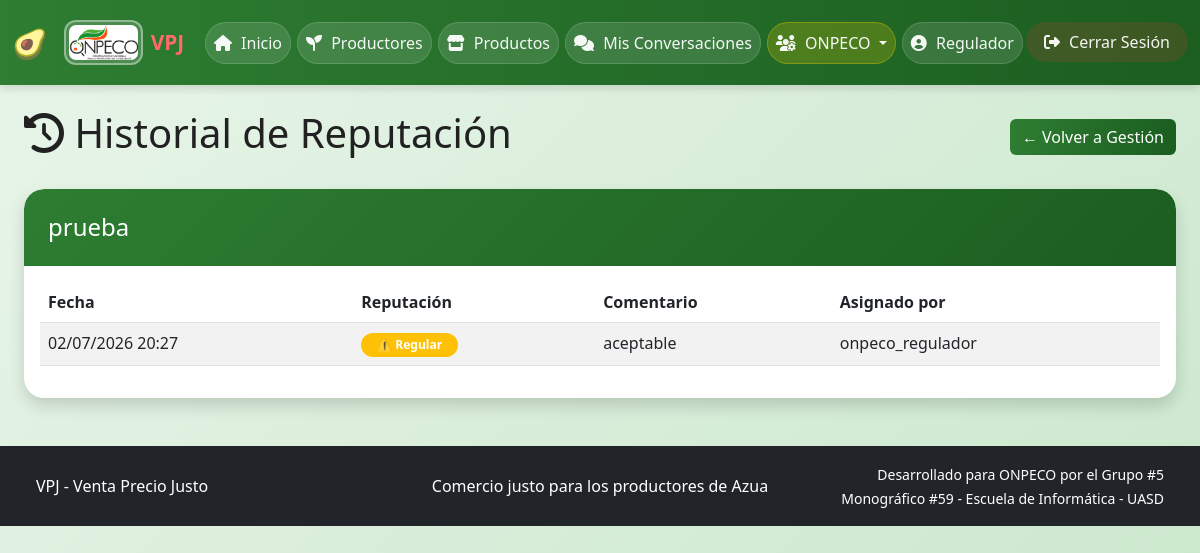
/denuncias/historial-reputacion/2/ (signed in), run on the app's committed database.
### apps/users/models.py (models this page shows, shortened)
class User(AbstractUser):
    ROLES = (
        ('productor', 'Productor'),
        ('consumidor', 'Consumidor'),
        ('suplidor', 'Suplidor'),
        ('regulador', 'Regulador'),
        ('acopio', 'Centro de Acopio'),
    )
    NIVELES_REPUTACION = (
        ('excelente', '🌟 Excelente - Productor ejemplar'),
        ('bueno', '👍 Bueno - Cumple con lo pactado'),
        ('regular', '⚠️ Regular - Presenta quejas ocasionales'),
        ('malo', '👎 Malo - Múltiples quejas justificadas'),
        ('critico', '🚨 Crítico - Riesgo para consumidores'),
    )
    role = models.CharField(
        max_length=20,
        choices=ROLES,
        default='consumidor',
        help_text="Rol del usuario en el sistema VPJ"
    )
    phone = models.CharField(
        max_length=15,
        blank=True,
        null=True,
        help_text="Número de teléfono del usuario"
    )
    address = models.TextField(
        blank=True,
        null=True,
        help_text="Dirección física del usuario o negocio"
    )
    business_name = models.CharField(
        max_length=100,
        blank=True,
        null=True,
        help_text="Nombre del negocio o finca (para productores/suplidores)"
    )
    is_approved = models.BooleanField(
        default=False,
        help_text="Indica si el productor/suplidor ha sido aprobado por ONPECO"
    )
    is_profile_public = models.BooleanField(
        default=True,
        help_text="Si es True, el perfil público es visible para todos. Si es False, solo el productor y ONPECO pueden verlo."
    )
    reputacion_actual = models.CharField(
        max_length=20,
        choices=NIVELES_REPUTACION,
        default='bueno',
        blank=True,
        null=True,
        help_text="Nivel de reputación asignado por ONPECO"
    )
    must_change_password = models.BooleanField(
        default=False,
        help_text="Indica si el usuario debe cambiar su contraseña al iniciar sesión (contraseña temporal)"
    )

### apps/complaints/models.py (models this page shows, shortened)
class Reputacion(models.Model):
    NIVELES_REPUTACION = (
        ('excelente', '🌟 Excelente - Productor ejemplar'),
        ('bueno', '👍 Bueno - Cumple con lo pactado'),
        ('regular', '⚠️ Regular - Presenta quejas ocasionales'),
        ('malo', '👎 Malo - Múltiples quejas justificadas'),
        ('critico', '🚨 Crítico - Riesgo para consumidores'),
    )
    productor = models.ForeignKey(
        settings.AUTH_USER_MODEL,
        on_delete=models.CASCADE,
        related_name='reputacion_registros',
        limit_choices_to={'role': 'productor'},
        help_text="Productor o suplidor al que se le asigna la reputación"
    )
    nivel = models.CharField(
        max_length=20,
        choices=NIVELES_REPUTACION,
        default='bueno',
        help_text="Nivel de reputación asignado por ONPECO"
    )
    comentario = models.TextField(
        help_text="Justificación detallada del nivel asignado por ONPECO"
    )
    creado_por = models.ForeignKey(
        settings.AUTH_USER_MODEL,
        on_delete=models.SET_NULL,
        null=True,
        related_name='reputaciones_asignadas',
        help_text="Usuario de ONPECO que asignó la reputación"
    )
    created_at = models.DateTimeField(
        auto_now_add=True,
        help_text="Fecha y hora de asignación de la reputación"
    )
    updated_at = models.DateTimeField(
        auto_now=True,
        help_text="Fecha y hora de la última actualización de la reputación"
    )
    class Meta:
        verbose_name = 'Reputación'
        verbose_name_plural = 'Reputaciones'
        ordering = ['-created_at']

### apps/complaints/views.py (the view)
# urls.py: path('historial-reputacion/<int:user_id>/', views.historial_reputacion, name='historial_reputacion'),
@onpeco_required
def historial_reputacion(request, user_id):
    usuario_reputacion = get_object_or_404(User, id=user_id, role__in=['productor', 'suplidor'])
    from .models import Reputacion
    historial_reputacion = Reputacion.objects.filter(productor=usuario_reputacion).order_by('-created_at')
    context = {
        'usuario': usuario_reputacion,
        'historial': historial_reputacion,
    }
    return render(request, 'complaints/historial_reputacion.html', context)

### apps/chat/context_processors.py (called while the page is built)
def chat_notifications(request):
    if request.user.is_authenticated:
        unread_count = ChatMessage.get_unread_count_for_user(request.user)
        return {
            'chat_unread_count': unread_count,
        }
    return {
        'chat_unread_count': 0,
    }

### apps/chat/models.py (called while the page is built)
    @classmethod
    def get_unread_count_for_user(cls, user):
        return cls.objects.filter(
            room__productor=user,
            is_read=False
        ).exclude(sender=user).count() + cls.objects.filter(
            room__consumidor=user,
            is_read=False
        ).exclude(sender=user).count()

### apps/complaints/views.py (called while the page is built)
def onpeco_required(view_func):
    @wraps(view_func)
    def wrapper(request, *args, **kwargs):
        if request.user.is_authenticated:
            if request.user.username == 'centro_acopio' or getattr(request.user, 'role', '') == 'acopio':
                return HttpResponseForbidden("El Centro de Acopio no tiene acceso a esta sección.")
            if request.user.is_staff or getattr(request.user, 'role', '') == 'regulador':
                return view_func(request, *args, **kwargs)
        return HttpResponseForbidden("No tienes permiso para acceder")
    return wrapper

### templates/complaints/historial_reputacion.html (shortened to what this page needs)
{% extends 'base/base.html' %}
{% load static %}
{% block content %}
<div class="container mt-4">
    <div class="d-flex justify-content-between align-items-center mb-4">
        <h1><i class="fas fa-history"></i> Historial de Reputación</h1>
        <a href="{% url 'complaints:gestion_reputacion' %}" class="btn btn-success">
            ← Volver a Gestión
        </a>
    </div>
    <div class="card shadow">
        <div class="card-header bg-success text-white">
            <h4 class="mb-0">{{ usuario.business_name|default:usuario.username }}</h4>
        </div>
        <div class="card-body">
            <div class="table-responsive">
                <table class="table table-striped">
                    <thead>
                        <tr>
                            <th>Fecha</th>
                            <th>Reputación</th>
                            <th>Comentario</th>
                            <th>Asignado por</th>
                        </tr>
                    </thead>
                    <tbody>
                        {% for registro in historial %}
                        <tr>
                            <td>{{ registro.created_at|date:"d/m/Y H:i" }}</td>
                            <td>
                                {% if registro.nivel == 'excelente' %}
                                    <span class="badge bg-success">🌟 Excelente</span>
                                {% elif registro.nivel == 'bueno' %}
                                    <span class="badge bg-primary">👍 Bueno</span>
                                {% elif registro.nivel == 'regular' %}
                                    <span class="badge bg-warning">⚠️ Regular</span>
                                {% elif registro.nivel == 'malo' %}
                                    <span class="badge bg-danger">👎 Malo</span>
                                {% elif registro.nivel == 'critico' %}
                                    <span class="badge bg-dark">🚨 Crítico</span>
                                {% endif %}
                            </td>
                            <td>{{ registro.comentario }}</td>
                            <td>{{ registro.creado_por.username }}</td>
                        </tr>
                        {% empty %}
                        <tr>
                            <td colspan="4" class="text-center">No hay registros de reputación</td>
                        </tr>
                        {% endfor %}
                    </tbody>
                </table>
            </div>
        </div>
    </div>
</div>
{% endblock %}

### static/css/style.css (style rules this page uses)
:root { --color-primary: #2e7d32; --color-primary-dark: #1b5e20; --color-primary-light: #4caf50; --color-secondary: #ff9800; --color-success: #4caf50; --color-danger: #f44336; --color-warning: #ffc107; --color-info: #2196f3; --color-white: #ffffff; --color-gray-100: #f5f5f5; --color-gray-200: #eeeeee; --color-gray-300: #e0e0e0; --color-gray-400: #bdbdbd; --color-gray-500: #9e9e9e; --color-gray-600: #757575; --color-gray-700: #616161; --color-gray-800: #424242; --color-gray-900: #212121; --shadow-sm: 0 2px 4px rgba(0,0,0,0.1); --shadow-md: 0 4px 8px rgba(0,0,0,0.12); --shadow-lg: 0 8px 16px rgba(0,0,0,0.15); --border-radius: 12px; --border-radius-sm: 8px; }
* { margin: 0; padding: 0; box-sizing: border-box; }
body { font-family: 'Segoe UI', Tahoma, Geneva, Verdana, sans-serif; background: linear-gradient(135deg, #e8f5e9 0%, #c8e6c9 100%); min-height: 100vh; color: var(--color-gray-900); }
.container { max-width: 1200px; margin: 0 auto; }
.card { border: none; border-radius: var(--border-radius); box-shadow: var(--shadow-lg); overflow: hidden; background: var(--color-white); }
.card-header { background: linear-gradient(90deg, var(--color-primary) 0%, var(--color-primary-dark) 100%); color: var(--color-white); padding: 1.5rem; border: none; }
.btn-success { background: linear-gradient(90deg, var(--color-primary) 0%, var(--color-primary-dark) 100%); border: none; transition: all 0.3s ease; }

### templates/base/base.html (style rules this page uses)
.card { border-radius: 20px; border: none; box-shadow: 0 4px 20px rgba(0, 0, 0, 0.06); transition: all 0.3s ease; }
.card-header { border-radius: 20px 20px 0 0 !important; background: linear-gradient(135deg, #2e7d32, #1b5e20) !important; }
.badge { border-radius: 30px; padding: 6px 16px; }

### data on the page
User: business_name "prueba"
Reputacion: created_at "02/07/2026 20:27", nivel "⚠️ Regular", comentario "aceptable", creado_por.username "onpeco_regulador"
